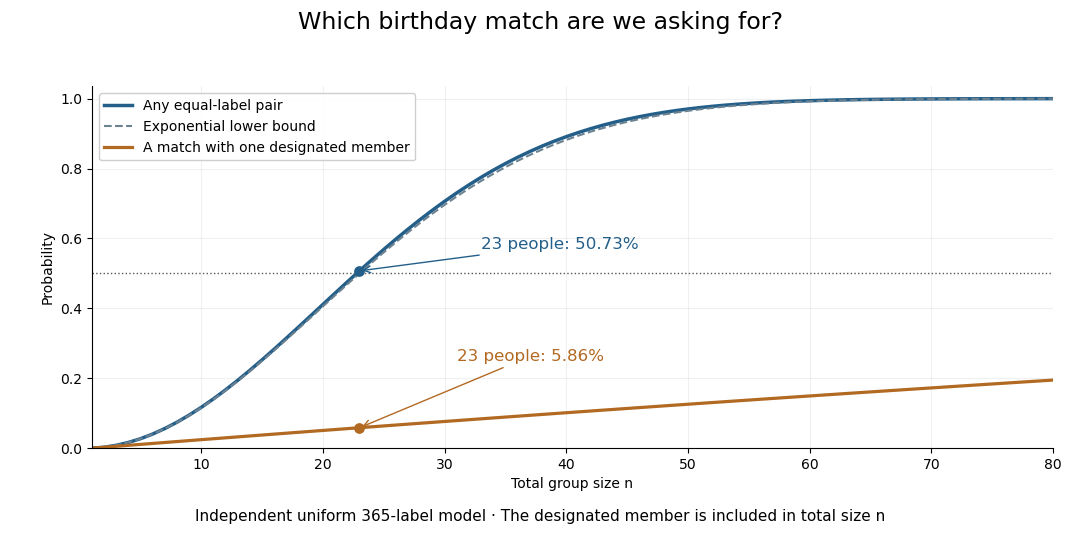

Here is the Python script that generated this plot:
"""Original uniform birthday curves; opaque matching PNG is written to cwd."""
from pathlib import Path
from math import prod,exp

import matplotlib
matplotlib.use("Agg")
import matplotlib.pyplot as plt
import numpy as np


def any_pair(n,m):
    return 1.0 if n>m else 1-prod((m-j)/m for j in range(n))


def main():
    m=365;ns=np.arange(1,81)
    exact=np.array([any_pair(int(n),m) for n in ns])
    specified=1-((m-1)/m)**(ns-1)
    lower=np.array([1-exp(-n*(n-1)/(2*m)) for n in ns])
    assert any_pair(22,m)<.5<any_pair(23,m)
    assert np.all(lower<=exact+1e-14) and np.all(specified<=exact+1e-14)
    fig,ax=plt.subplots(figsize=(10.8,5.4),dpi=100,facecolor="white")
    fig.suptitle("Which birthday match are we asking for?",fontsize=17)
    ax.plot(ns,exact,color="#245f8a",lw=2.5,label="Any equal-label pair")
    ax.plot(ns,lower,color="#6c8291",lw=1.5,ls="--",label="Exponential lower bound")
    ax.plot(ns,specified,color="#b26922",lw=2.3,label="A match with one designated member")
    ax.axhline(.5,color="#555",ls=":",lw=1)
    ax.scatter([23],[exact[22]],color="#245f8a",s=45,zorder=5)
    ax.annotate("23 people: 50.73%",(23,exact[22]),xytext=(33,.57),arrowprops={"arrowstyle":"->","color":"#245f8a"},fontsize=12,color="#245f8a")
    ax.scatter([23],[specified[22]],color="#b26922",s=45,zorder=5)
    ax.annotate("23 people: 5.86%",(23,specified[22]),xytext=(31,.25),arrowprops={"arrowstyle":"->","color":"#b26922"},fontsize=12,color="#b26922")
    ax.set(xlim=(1,80),ylim=(0,1.035),xlabel="Total group size n",ylabel="Probability")
    ax.grid(alpha=.18)
    ax.spines[["top","right"]].set_visible(False)
    ax.legend(loc="upper left",fontsize=10,framealpha=.96)
    fig.text(.5,.035,"Independent uniform 365-label model · The designated member is included in total size n",ha="center",fontsize=11)
    fig.subplots_adjust(left=.085,right=.975,bottom=.17,top=.84)
    fig.savefig(Path.cwd()/Path(__file__).with_suffix(".png").name,facecolor="white",transparent=False)
    plt.close(fig)


if __name__=="__main__":
    main()
